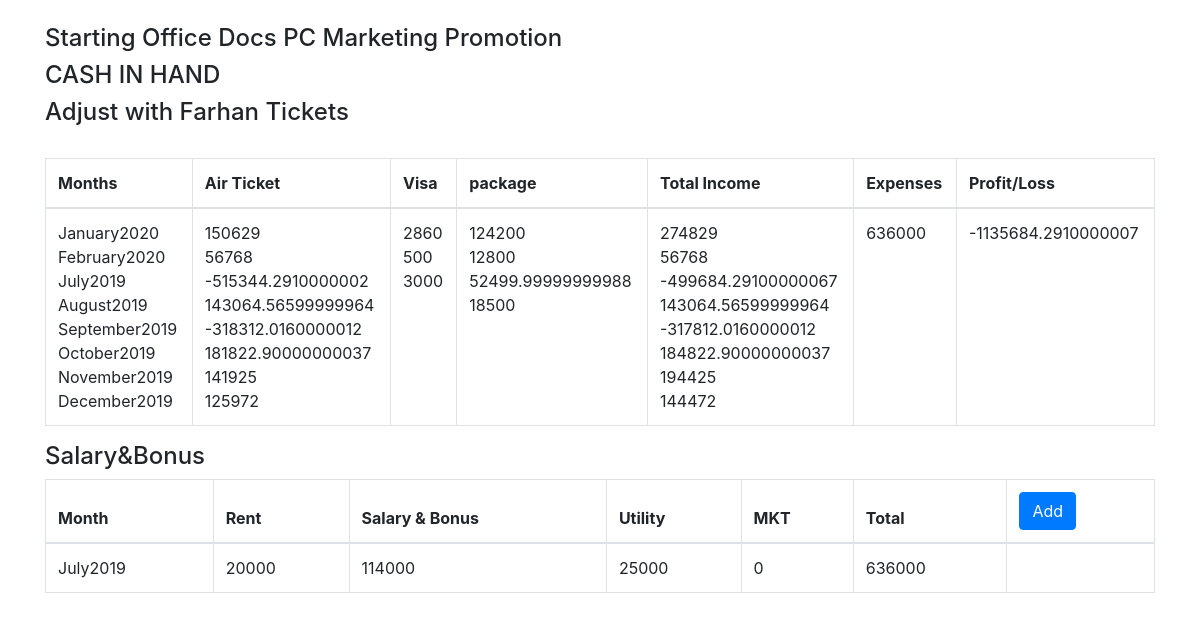
Page /admin/log_table.php on the committed database.
### tables this page shows
CREATE TABLE `cash` (
  `caid` int(11) NOT NULL,
  `month` date NOT NULL,
  `vis` double NOT NULL,
  `tick` double NOT NULL,
  `packa` double NOT NULL,
  `incom` double NOT NULL,
  `expense` double NOT NULL
);

### admin/log_table.php (the view, shortened to what this page needs)
<!DOCTYPE html>
<html>
<head>
   <link rel="stylesheet" href="https://maxcdn.bootstrapcdn.com/bootstrap/4.0.0/css/bootstrap.min.css">
   <link rel="stylesheet" type="text/css" href="https://maxcdn.bootstrapcdn.com/font-awesome/4.7.0/css/font-awesome.min.css">
  <link rel="stylesheet" type="text/css" href="./includes/style.css">
</head>
<body>
      <br/>
  <div class="container">
  <table class="table table-hover table-bordered mr-auto">
    <thead>
      <tr>
        <h4>Starting Office Docs PC Marketing Promotion</h4>
      <h4>CASH IN HAND</h4>
      <h4>Adjust with Farhan Tickets</h4>
         <th>Months</th>
         <th>Air Ticket</th>
         <th>Visa</th></br>
        <th>package</th>
          <th>Total Income</th>
          <th>Expenses</th>
          <th>Profit/Loss</th>
       </tr>
    </thead>
    <tbody>
     <tr>
          <td>
           <?php
      $conn =mysqli_connect("localhost", "root", "", "id8384032_project_inv");
      $query="SELECT product_name, monthname(invoice_details.order_date), year(invoice_details.order_date), sum(price)-sum(vendor_paid) as `total_Ai` FROM `invoice_details` WHERE product_name ='Air ticket'&'package'&'visa' group by date(invoice_details.order_date), monthname(invoice_details.order_date), year(invoice_details.order_date)";
        $res=mysqli_query($conn, $query);
       while ($row = $res->fetch_assoc()){
       $query="SELECT product_name, monthname(invoice_details.order_date), year(invoice_details.order_date), sum(price)-sum(vendor_paid) as `total_Pack` FROM `invoice_details` WHERE product_name ='Package' group by date(invoice_details.order_date), monthname(invoice_details.order_date), year(invoice_details.order_date)";
       $res=mysqli_query($conn, $query);
       while ($row = $res->fetch_assoc()){
      $total_Pack =$row ["total_Pack"];
$query="SELECT product_name, monthname(invoice_details.order_date), year(invoice_details.order_date), sum(price)-sum(vendor_paid) as `total_Visa` FROM `invoice_details` WHERE product_name ='Visa' group by date(invoice_details.order_date), monthname(invoice_details.order_date), year(invoice_details.order_date)";
$res=mysqli_query($conn, $query);
       while ($row = $res->fetch_assoc()){
$query="SELECT product_name, monthname(invoice_details.order_date), year(invoice_details.order_date), sum(price)-sum(vendor_paid) as `total_Air` FROM `invoice_details` WHERE product_name ='Air Ticket' group by month(invoice_details.order_date),monthname(invoice_details.order_date), year(invoice_details.order_date)";
        $res=mysqli_query($conn, $query);
       while ($row = $res->fetch_assoc()){
     $sumvendor_p =$row ["year(invoice_details.order_date)"]. "\n" ."</br>" ;
      $sumvendor_pa =$row ["monthname(invoice_details.order_date)"]  ;
      echo $sumvendor_pa ;
      echo $sumvendor_p ;
       }
}
}
 }
    ?>
           </td>
           <td><?php
    $conn =mysqli_connect("localhost", "root", "", "id8384032_project_inv");
        $query="SELECT product_name, monthname(invoice_details.order_date), year(invoice_details.order_date), sum(price)-sum(vendor_paid) as `total_Air` FROM `invoice_details` WHERE product_name ='Air Ticket' group by month(invoice_details.order_date), year(invoice_details.order_date)";
        $res=mysqli_query($conn, $query);
       while ($row = $res->fetch_assoc()){
       $total_Air =$row ["total_Air"];
    echo $total_Air. "<br/>" ;
       }
    ?> </td>
        <td>      <?php
      $conn =mysqli_connect("localhost", "root", "", "id8384032_project_inv");
      $query="SELECT product_name, monthname(invoice_details.order_date), year(invoice_details.order_date), sum(price)-sum(vendor_paid) as `total_Visa` FROM `invoice_details` WHERE product_name ='Visa' group by month(invoice_details.order_date), year(invoice_details.order_date)";
        $res=mysqli_query($conn, $query);
       while ($row = $res->fetch_assoc()){
       $total_Visa =$row ["total_Visa"];
    echo $total_Visa. "<br/>" ;
       }
    ?></td>
<td>  <?php
      $conn =mysqli_connect("localhost", "root", "", "id8384032_project_inv");
      $query="SELECT product_name, monthname(invoice_details.order_date), year(invoice_details.order_date), sum(price)-sum(vendor_paid) as `total_Pack` FROM `invoice_details` WHERE product_name ='Package' group by month(invoice_details.order_date), year(invoice_details.order_date)";
        $res=mysqli_query($conn, $query);
       while ($row = $res->fetch_assoc()){
       $total_Pack =$row ["total_Pack"];
   echo  $total_Pack.  "<br />\n";
       }
    ?></td>
  <td>
  <?php
    $conn =mysqli_connect("localhost", "root", "", "id8384032_project_inv");
      $query="SELECT product_name, monthname(invoice_details.order_date), year(invoice_details.order_date), sum(price)-sum(vendor_paid) as `total_Visa` FROM `invoice_details` WHERE product_name ='Air ticket'&'package'&'visa' group by month(invoice_details.order_date), year(invoice_details.order_date)";
        $res=mysqli_query($conn, $query);
       while ($row = $res->fetch_assoc()){
       $total_Visa =$row ["total_Visa"];
       echo $total_Visa. "<br/>";+$total_Pack. "<br/>";+$total_Air. "<br/>";
       }
    ?>
    </td>
 <td><?php
   $conn =mysqli_connect("localhost", "root", "", "id8384032_project_inv");
$query="SELECT monthname(cash.month), year(cash.month), caid, SUM(tick)+SUM(vis)+SUM(packa)+SUM(incom) FROM cash GROUP BY month(cash.month),year(cash.month)";
        $res=mysqli_query($conn, $query);
       while ($row = $res->fetch_assoc()){
    $tt=$row["SUM(tick)+SUM(vis)+SUM(packa)+SUM(incom)"]."</br>";
   echo $tt ;
 }
 ?>
</td>
<td>
<?php
    $conn =mysqli_connect("localhost", "root", "", "id8384032_project_inv");
 $query="select q1.cmonth, q1.cyear, q2.total_Visa - q1.expsum as yes from (SELECT monthname(cash.month) as cmonth, year(cash.month) as cyear, caid, SUM(tick)+SUM(vis)+SUM(packa)+SUM(incom) as expsum FROM cash GROUP BY month(cash.month),year(cash.month)) as q1, (SELECT product_name, monthname(invoice_details.order_date) as idmonth, year(invoice_details.order_date) as idyear, sum(price)-sum(vendor_paid) as `total_Visa` FROM `invoice_details` WHERE product_name ='Air ticket'&'package'&'visa' group by month(invoice_details.order_date), year(invoice_details.order_date) ) as q2 where q1.cmonth = q2.idmonth and q1.cyear = q2.idyear";
 $res=mysqli_query($conn, $query);
  while($row = $res->fetch_assoc()){
     $yes =$row ["yes"];
       echo $yes. "<br/>\n";
  }
 ?>
 </td>
  </tr>
 </tbody>
<div class="container">
  <table class="table table-hover table-bordered mr-auto">
    <thead>
      <tr>
        <h4>Salary&Bonus</h4>
         <th>Month</th>
         <th>Rent</th>
         <th>Salary & Bonus</th>
        <th>Utility</th>
          <th>MKT</th>
          <th>Total</th>
           <th> <a href="#"data-toggle="modal" data-target="#exampleModalCash" class="btn btn-primary">Add</a></th>
       </tr>
    </thead>
    <tbody>
      <tr>
        <td><?php
    $conn =mysqli_connect("localhost", "root", "", "id8384032_project_inv");
$query="SELECT monthname(cash.month), year(cash.month), caid, SUM(tick)+SUM(vis)+SUM(packa)+SUM(incom)  FROM cash GROUP BY month(cash.month),month(cash.month),year(cash.month)";
        $res=mysqli_query($conn, $query);
       while ($row = $res->fetch_assoc()){
      $Total =$row ["monthname(cash.month)"];
     $sumvend =$row ["year(cash.month)"]."</br>" ;
     echo $Total ;
  echo $sumvend ;
 }
 ?></td>
 <td><?php
        $conn =mysqli_connect("localhost", "root", "", "id8384032_project_inv");
       $sql = "SELECT monthname(cash.month), year(cash.month), `caid`, `month`, `vis`, `tick`, `packa`, `incom`, `expense` FROM `cash` GROUP BY month(cash.month),year(cash.month)";
      $result=mysqli_query($conn, $sql);
  while($row = $result->fetch_assoc()){
     $yes =$row ["vis"];
       echo $yes. "<br/>\n";
  }
     ?></td>
 <td><?php
      $conn =mysqli_connect("localhost", "root", "", "id8384032_project_inv");
         $sql = "SELECT monthname(cash.month), year(cash.month), `caid`, `month`, `vis`, `tick`, `packa`, `incom`, `expense` FROM `cash` GROUP BY month(cash.month),year(cash.month)";
      $result=mysqli_query($conn, $sql);
  while($row = $result->fetch_assoc()){
     $yes =$row ["tick"];
       echo $yes. "<br/>\n";
  }
     ?> </td>
 <td><?php
         $conn =mysqli_connect("localhost", "root", "", "id8384032_project_inv");
         $sql = "SELECT monthname(cash.month), year(cash.month), `caid`, `month`, `vis`, `tick`, `packa`, `incom`, `expense` FROM `cash` GROUP BY month(cash.month),year(cash.month)";
    $result=mysqli_query($conn, $sql);
  while($row = $result->fetch_assoc()){
     $yes =$row ["packa"];
       echo $yes. "<br/>\n";
  }
     ?></td>
 <td><?php
       $conn =mysqli_connect("localhost", "root", "", "id8384032_project_inv");
         $sql = "SELECT monthname(cash.month), year(cash.month), `caid`, `month`, `vis`, `tick`, `packa`, `incom`, `expense` FROM `cash` group by month(cash.month), year(cash.month)";
       $result=mysqli_query($conn, $sql);
  while($row = $result->fetch_assoc()){
     $yes =$row ["incom"];
       echo $yes. "<br/>\n";
  }
     ?></td>
 <td><?php
     $conn =mysqli_connect("localhost", "root", "", "id8384032_project_inv");
$query="SELECT monthname(cash.month), year(cash.month), caid, SUM(tick)+SUM(vis)+SUM(packa)+SUM(incom) FROM cash GROUP BY month(cash.month),year(cash.month)";
        $res=mysqli_query($conn, $query);
       while ($row = $res->fetch_assoc()){
    $tt=$row["SUM(tick)+SUM(vis)+SUM(packa)+SUM(incom)"]."</br>";
   echo $tt ;
 }
 ?></td>
    </tbody>
  </table>
</div>
</body>
</html>

### rows in the picture
cash: SUM "636000", Total "July", year "2019", vis "20000", tick "114000", packa "25000", incom "0"

### other values in the picture
$sumvendor_pa "January"
$row ["year(invoice_details.order_date)"] "2020"
$sumvendor_pa "February"
$sumvendor_pa "July"
$row ["year(invoice_details.order_date)"] "2019"
$sumvendor_pa "August"
$sumvendor_pa "September"
$sumvendor_pa "October"
$sumvendor_pa "November"
$sumvendor_pa "December"
$total_Air "150629"
$total_Air "56768"
$total_Air "-515344.2910000002"
$total_Air "143064.56599999964"
$total_Air "-318312.0160000012"
